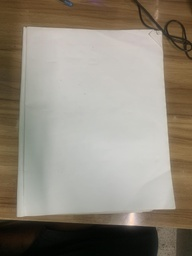
#> input picture Input/3.jpg, 192 x 256 px, shrunk from 1536 x 2048 before the run
$ python -i canny.py   (imports and definitions only)   (older library calls are emulated)
#> lines starting #> are read from the running program, lines starting #| are printed output that depends on the picture; long printed decimals are rounded
### kernal_generator.py
import numpy as np
import math
import numpy as np
import scipy.ndimage as ndimage

def generateGaussianKernel(sigmaX, sigmaY, MUL = 7, show=False):
    w = int(sigmaX * MUL) | 1
    h = int(sigmaY * MUL) | 1

    #print(w,h)

    cx = w // 2
    cy = h // 2

    kernel = np.zeros((w, h))
    c = 1 / ( 2 * 3.1416 * sigmaX * sigmaY )

    for x in range(w):
        for y in range(h):
            dx = x - cx
            dy = y - cy

            x_part = (dx*dx) / (sigmaX * sigmaX)
            y_part = (dy*dy) / (sigmaY * sigmaY)

            kernel[x][y] = c * math.exp( - 0.5 * (x_part + y_part) )

    formatted_kernel = kernel / np.min(kernel)
    formatted_kernel = formatted_kernel.astype(int)

    # if show:
    #     print("Formatted gaussian filter")
    #     print(formatted_kernel)

    return (kernel, formatted_kernel)

# [91 lines left out: functions generateMeanKernel, generateLaplacianKernel, generateLogKernel, generateSobelKernel, testKernel, not called in this run]


#testKernel()

### convolution.py
import cv2
import numpy as np
from enum import Enum

# [6 lines left out: function find_difference, not called in this run]

def normalize(image):
    copied = image.copy()
    cv2.normalize(copied,copied,0,255,cv2.NORM_MINMAX)
    return np.round(copied).astype(np.uint8)

def pad_image(image, kernel_height, kernel_width, kernel_center):
    pad_top = kernel_center[0]
    pad_bottom = kernel_height - kernel_center[0] - 1
    pad_left = kernel_center[1]
    pad_right = kernel_width - kernel_center[1] - 1

    padded_image = np.pad(image, ((pad_top, pad_bottom), (pad_left, pad_right)), mode='constant', constant_values = 0)
    return padded_image

def convolve(image, kernel, kernel_center = (-1,-1)):
    #return cv2.filter2D(image, -1, kernel)
    image = image.copy()
    kernel_height, kernel_width = len(kernel), len(kernel[0])

    # if kernel center is not defined, then it will use the center symmetric center
    if kernel_center[0] == -1:
        kernel_center = ( kernel_height // 2, kernel_width // 2 )

    # pad the input image based on kernel and center
    padded_image = pad_image(image = image,  kernel_height = kernel_height, kernel_width = kernel_width, kernel_center = kernel_center)

    # generating output with dummy zeros(0)
    output = np.zeros_like(padded_image, dtype='float32')

    # [8 lines of commented-out code are left out]
    padded_height, padded_width = padded_image.shape

    kcx = kernel_center[0]
    kcy = kernel_center[1]

    # iterating through height. For (1,1) kernel, it iterates from 1 to (h - 1)
    for x in range( kcx, padded_height - ( kernel_height - (kcx+1)) ):
        # iterate through width. For (1,1) kernel, it iterates from 1 to (w - 1)
        for y in range( kcy, padded_width - ( kernel_width - (kcy + 1)) ):
            image_start_x = x - kcx
            image_start_y = y - kcy

            sum = 0
            NX = kernel_height // 2
            NY = kernel_width // 2
            for kx in range( -NX, NX+1):
                for ky in range( -NY, NY+1 ):
            # for kx in range(0, kernel_height):
            #     for ky in range(0, kernel_width):
                    rel_pos_in_kernel_x = kx + NX # x-i
                    rel_pos_in_kernel_y = ky + NY # y-j

                    rel_pos_in_image_x = NX - kx # 2
                    rel_pos_in_image_y = NY - ky # 2

                    act_pos_in_image_x = rel_pos_in_image_x + image_start_x # 2 + 2 = 4
                    act_pos_in_image_y = rel_pos_in_image_y + image_start_y # 3 + 2 = 5

                    k_val = kernel[ rel_pos_in_kernel_x ][ rel_pos_in_kernel_y ]
                    i_val = padded_image[ act_pos_in_image_x ][ act_pos_in_image_y ]
                    # k_val = kernel[ kx ][ ky ]
                    # i_val = padded_image[ kx+image_start_x ][ ky+image_start_y ]

                    sum +=  k_val * i_val
            output[x,y] = sum

    out = output[kernel_center[0]:-kernel_height + kernel_center[0] + 1, kernel_center[1]:-kernel_width + kernel_center[1] + 1]
    return out


# image = np.array([
#     [1,2,3],
#     [4,5,6],
#     [7,8,9]
# ])

# kernel = np.array([
#     [1,2,3],
#     [4,5,6],
#     [7,8,9]
# ])

# kernel = np.array([
#     [0,0,0],
#     [0,1,0],
#     [0,0,0]
# ])

#out = convolve(image=image, kernel=kernel,kernel_center=(-1,-1))
#print(out)

### edge_detection.py
import cv2
import numpy as np
import math
from matplotlib import pyplot as plt

from convolution import normalize
from convolution import convolve
from kernal_generator import *


def get_kernel(sigma = 0.7):
    kernel,formatted_kernel = generateGaussianKernel(sigmaX=sigma, sigmaY=sigma, MUL=7)
    print("Gauss")
    print(formatted_kernel)

    h = len(kernel)

    kernel_x = np.zeros((h,h))
    kernel_y = np.zeros((h,h))

    mn1 = 100
    mn2 = 100

    cx = h//2
    for x in range(h):
        for y in range(h):

            act_x = (x-cx)
            act_y = (y-cx)

            c1 = -act_x / (sigma ** 2)
            c2 = -act_y / (sigma ** 2)

            kernel_x[x,y] = c1 * kernel[x,y]
            kernel_y[x,y] = c2 * kernel[x,y]

            if kernel_x[x,y] != 0:
                mn1 = min(abs(kernel_x[x,y]),mn1)

            if kernel_y[x,y] != 0:
                mn2 = min(abs(kernel_y[x,y]),mn2)

    dr1 = (kernel_x / mn1).astype(int)
    dr2 = (kernel_y / mn2).astype(int)

    print("x &  y")
    print(dr2)
    print(dr1)
    return (kernel_y,kernel_x)

def merge(image_horiz, image_vert):
    height, width = image_horiz.shape
    out = np.zeros_like(image_horiz, dtype='float32')

    for x in range(0, height):
        for y in range(0, width):
            dx = image_horiz[x,y]
            dy = image_vert[x,y]

            res = math.sqrt( dx**2 + dy**2 )
            out[x,y] = res

    #out = normalize(out)
    return out

def find_next_threeshold(image, t):
    total1 = 0
    total2 = 0
    c1 = 0
    c2 = 0

    h,w = image.shape
    for x in range(h):
        for y in range(w):
            px = image[x][y]
            if px > t:
                total2 += px
                c2 += 1
            else:
                total1 += px
                c1 += 1
    mu1 = total1 / c1
    mu2 = total2 / c2

    return (mu1 + mu2) / 2


def find_threeshold(image):
    total = 0
    h,w = image.shape
    for x in range(h):
        for y in range(w):
            px = image[x,y]
            total += px
    oldT = total / (h * w)

    newT = find_next_threeshold(image=image,t=oldT)
    while( abs(newT - oldT) > 0.1 ** 6 ) :
        oldT = newT
        newT = find_next_threeshold(image=image,t=oldT)
        # print(f"Old: {oldT}, New: {newT}")

    return newT

# [87 lines left out: functions make_binary, start, doc_code, not called in this run]

# start()
#test_convolve()#
#doc_code()

#kernel_x, kernel_y = get_kernel(sigma=0.7)

### three_hys.py
import cv2
import numpy as np
from scipy import ndimage
from matplotlib import pyplot as plt

from convolution import normalize, convolve
from edge_detection import find_threeshold

def perform_threshold(image, threes):
    highThreshold = threes * 0.5
    lowThreshold = highThreshold * 0.5

    M, N = image.shape
    res = np.zeros((M,N), dtype=np.int32)

    weak = np.int32(75)
    strong = np.int32(255)

    strong_i, strong_j = np.where(image >= highThreshold)
    # zeros_i, zeros_j = np.where(image < lowThreshold)
    weak_i, weak_j = np.where( np.logical_and( (image <= highThreshold), (image >= lowThreshold) ) )

    res[strong_i, strong_j] = strong
    res[weak_i, weak_j] = weak

    return (res, weak, strong)

# [4 lines left out: function plot_histogram, not called in this run]

def perform_hysteresis(image, weak, strong = 255):
    M, N = image.shape
    out = image.copy()

    for i in range(1, M-1):
        for j in range(1, N-1):
            if (image[i, j] == weak):
                if np.any( image[i-1:i+2, j-1:j+2] == strong):
                    out[i, j] = strong
                else:
                    out[i, j] = 0
    return out


# [31 lines left out: function start, not called in this run]

#start()

### canny.py
import cv2
import numpy as np
import math
from matplotlib import pyplot as plt

from convolution import normalize
from convolution import convolve
from kernal_generator import generateGaussianKernel
from three_hys import perform_threshold, perform_hysteresis

from edge_detection import get_kernel, merge, find_threeshold, make_binary

def perform_edge_detection(image, sigma = 1):
    kernel_x, kernel_y = get_kernel(sigma=sigma)

    conv_x = convolve(image=image, kernel=kernel_x)
    conv_y = convolve(image=image, kernel=kernel_y)

    kernel, _ = generateGaussianKernel(sigmaX=sigma,sigmaY=sigma,MUL=5, show=True)
    conv_x = convolve(image=conv_x,kernel=kernel)
    conv_y = convolve(image=conv_y,kernel=kernel)

    merged_image = merge(conv_x, conv_y)

    #theta = np.arctan2(conv_x, conv_y)
    theta = np.arctan2( conv_y.copy(), conv_x.copy() )

    merged_image_nor = normalize(merged_image)

    # [14 lines of commented-out code are left out]
    return merged_image, theta

def perform_non_maximum_suppression(image, theta):
    image = image.copy()

    image = image / image.max() * 255

    M, N = image.shape
    out = np.zeros((M,N), dtype=np.uint8)

    angle = theta * 180. / np.pi        # max -> 180, min -> -180

    c1 = c2 = c3 = c4 = 0
    for i in range(1,M-1):
        for j in range(1,N-1):
            q = 0
            r = 0

            ang = angle[i,j]

            if ( -22.5 <= ang < 22.5) or ( 157.5 <= ang <= 180) or (-180 <= ang <= -157.5):
                r = image[i, j-1]
                q = image[i, j+1]
                c1 += 1

            elif (  -67.5 <= ang <= -22.5 ) or ( 112.5 <= ang <= 157.5):
                r = image[i-1, j+1]
                q = image[i+1, j-1]
                c2 += 1

            elif ( 67.5 <= ang <= 112.5) or ( -112.5 <= ang <= -67.5 ):
                r = image[i-1, j]
                q = image[i+1, j]
                c3 += 1

            elif ( 22.5 <= ang < 67.5 ) or ( -167.5 <= ang <= -112.5 ):
                r = image[i+1, j+1]
                q = image[i-1, j-1]
                c4 += 1

            if (image[i,j] >= q) and (image[i,j] >= r):
                out[i,j] = image[i,j]
            else:
                out[i,j] = 0
    print(f"{c1},{c2},{c3},{c4}")
    return out

def perform_canny(image, sigma=0.5, show=True, without_sup = False):

    # Gray Scale Coversion
    #image = cv2.imread( image_path, cv2.IMREAD_GRAYSCALE)
    main_image = image.copy()

    # Perform Gaussian Blurr
    kernel, _ = generateGaussianKernel(sigmaX=sigma,sigmaY=sigma,MUL=7)
    image = convolve(image=image, kernel=kernel)

    # if show:
    #     cv2.imshow("Blurred Input Image", normalize(image))
    #     cv2.waitKey(0)

    # Gradient Calculation
    image_sobel, theta = perform_edge_detection(image,sigma=1)

    # Non Maximum Suppression
    suppressed = image_sobel
    if not without_sup:
        suppressed = perform_non_maximum_suppression(image=image_sobel,theta=theta)

    # Threesholding and hysteresis
    threes = find_threeshold(image=suppressed)
    print(f"Threeshold: ${threes}")

    threes_image, weak, strong = perform_threshold(image=suppressed,threes=threes)
    final_output = perform_hysteresis( image=threes_image, weak=weak, strong=strong )


    return normalize(final_output)

    cv2.imshow("Before Suppression", normalize(image_sobel) )
    cv2.imshow("Non maximum suppression", normalize(suppressed) )
    cv2.imshow("Threesholded", normalize(threes_image) )
    cv2.imshow("Input", main_image)
    cv2.imshow("Final", normalize(final_output))


    cv2.imwrite('D:\\Documents\\COURSES\\4.1\\Labs\\Image\\ImageCodes\\ClassWork_2\\images\\suppressed.jpg',suppressed)
    cv2.waitKey(0)

    cv2.destroyAllWindows()


def choose_option(list, message = "Select an option", error_message="Invalid index. Restarting..\n"):
    for i in range( len(list) ):
        print(f"{i}. {list[i]}", end=" | ")
    print()

    print(message, end='')
    index = int(input())

    if( index >= len(list) ):
        if error_message != None:
            print(error_message)
        return -1

    val = list[index]
    print(f"`{val}` is selected <-----------------------\n")
    return index


def start():
    main_options = ['start', 'exit']
    image_names = ['cat.jpg', 'girl_with_board.png', 'lena.jpg', 'lines.jpg', 'shape.jpg']

    while( True ):
        index = choose_option(main_options, "Enter 0 to continue: ", error_message="Stopped")
        if index != 0:
            break

        index = choose_option(image_names, message="Select an image: ")
        if index == -1:
            continue
        image_name = image_names[index]
        image_path = '.\images\\'+image_name

        print("Enter the value of sigma: ", end=' ')
        sigma = float( input() )
        image = cv2.imread(image_path,0)
        perform_canny(image=image, sigma=sigma)
        print("Completed")

# start()

>>> import cv2
>>> picture = cv2.imread('Input/3.jpg', cv2.IMREAD_GRAYSCALE)
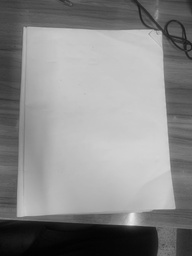
#> picture: shape (256, 192); min 1, max 232, mean 137.1
>>> result = perform_canny(picture)
#> call 3 of convolve, with kernel = array of shape (7, 7), kernel_center = (-1, -1)
#> after the loop in convolve (call 3), `for x in range( kcx, padded_height - ( kernel_height - (kcx+1)) ):`:
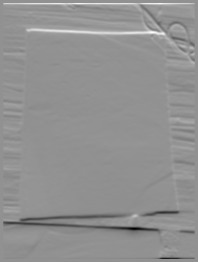
#> output: shape (262, 198) float32; min -52.39, max 39.13, mean -0.1; drawn with min black and max white
#> call 4 of convolve, with kernel = array of shape (5, 5), kernel_center = (-1, -1)
#> after the loop in convolve (call 4), `for x in range( kcx, padded_height - ( kernel_height - (kcx+1)) ):`:
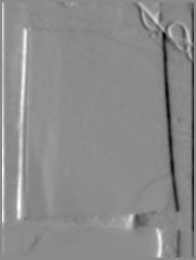
#> output: shape (260, 196) float32; min -28.12, max 23.49, mean 0; drawn with min black and max white
#> in perform_edge_detection, `theta = np.arctan2( conv_y.copy(), conv_x.copy() )`:
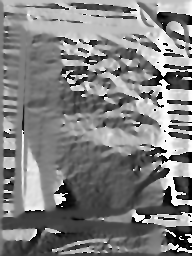
#> theta: shape (256, 192) float32; min -3.14, max 3.14, mean 0.0192; drawn with min black and max white
#> after the loop in perform_non_maximum_suppression, `for i in range(1,M-1):`:
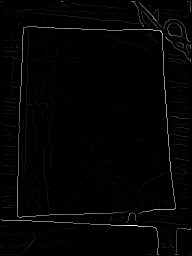
#> out: shape (256, 192); min 0, max 255, mean 3.7
#> after the loop in perform_non_maximum_suppression, `for i in range(1,M-1):`: c1 = 13685; c2 = 11264; c3 = 16946; c4 = 6365
#| 13685,11264,16946,6365
#> after the loop in find_threeshold, `for x in range(h):`: total = 180185
#> in find_threeshold, `oldT = total / (h * w)`: oldT = 3.67
#> after the loop in find_next_threeshold, `for x in range(h):`: c1 = 43904; c2 = 5248; total1 = 5071; total2 = 175114
#> in find_next_threeshold, `mu1 = total1 / c1`: mu1 = 0.116
#> in find_next_threeshold, `mu2 = total2 / c2`: mu2 = 33.37
#> in find_threeshold, `newT = find_next_threeshold(image=image,t=oldT)`: newT = 16.74
#> the loop in find_threeshold, `while( abs(newT - oldT) > 0.1 ** 6 ) :` made 6 passes
#> (oldT, mu1 in find_next_threeshold, mu2 in find_next_threeshold, newT) on passes 1 to 6: (16.74, 0.634, 71.49, 36.06), (36.06, 1, 103.2, 52.1), (52.1, 1.15, 111.7, 56.43), (56.43, 1.18, 113.5, 57.32), (57.32, 1.19, 114, 57.59), (57.59, 1.19, 114, 57.59)
#> in perform_canny, `threes = find_threeshold(image=suppressed)`: threes = 57.59
#| Threeshold: $57.586
#> in perform_threshold, `highThreshold = threes * 0.5`: highThreshold = 28.79
#> in perform_threshold, `lowThreshold = highThreshold * 0.5`: lowThreshold = 14.4
#> in perform_threshold, `strong_i, strong_j = np.where(image >= highThreshold)`: strong_i = 1367 values from 1 to 254; strong_j = 1367 values, max 190 at index 11, min 1 at index 0, mean 118.4
#> in perform_threshold, `weak_i, weak_j = np.where( np.logical_and( (image <= highThreshold), (..`: weak_i = 947 values from 3 to 254; weak_j = 947 values, max 188 at index 180, min 1 at index 864, mean 85.99
#> in perform_canny, `threes_image, weak, strong = perform_threshold(image=suppressed,threes..`:
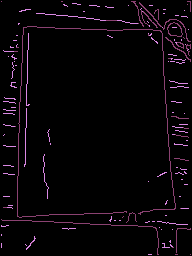
#> threes_image: shape (256, 192) int32; 3 distinct labels, from 0 to 255; one colour per label, 0 black
#> in perform_canny, `threes_image, weak, strong = perform_threshold(image=suppressed,threes..`: weak = 75; strong = 255
#> after the loop in perform_hysteresis, `for i in range(1, M-1):`:
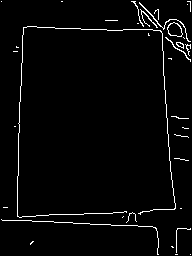
#> out: shape (256, 192) int32; 2.8% white in thin lines or dots
#> in normalize (call 2), `return np.round(copied).astype(np.uint8)`: returned value: shape (256, 192); 2.8% white in thin lines or dots

$ run again, on Input/5.jpg
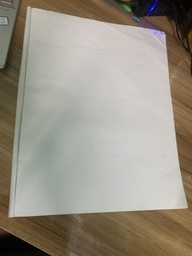
#> input picture Input/5.jpg, 192 x 256 px, shrunk from 1536 x 2048 before the run
#> padded_image: shape (262, 198) float32
#> padded_image: shape (260, 196) float32
#> after the loop in convolve (call 5), `for x in range( kcx, padded_height - ( kernel_height - (kcx+1)) ):`:
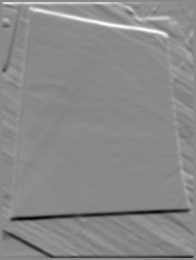
#> output: shape (260, 196) float32; min -32.38, max 27.67, mean 0; drawn with min black and max white
#> after the loop in perform_non_maximum_suppression, `for i in range(1,M-1):`: c1 = 16158; c2 = 14588; c3 = 10944; c4 = 6570
#| 16158,14588,10944,6570
#> after the loop in find_threeshold, `for x in range(h):`: total = 265496
#> in find_threeshold, `oldT = total / (h * w)`: oldT = 5.4
#> after the loop in find_next_threeshold, `for x in range(h):`: c1 = 42913; c2 = 6239; total1 = 9566; total2 = 255930
#> mu1 = 0.223
#> mu2 = 41.02
#> in find_threeshold, `newT = find_next_threeshold(image=image,t=oldT)`: newT = 20.62
#> the loop in find_threeshold, `while( abs(newT - oldT) > 0.1 ** 6 ) :` made 6 passes
#> (oldT, mu1 in find_next_threeshold, mu2 in find_next_threeshold, newT) on passes 1 to 6: (20.62, 1.07, 88.01, 44.54), (44.54, 1.78, 145.3, 73.55), (73.55, 2.07, 169.6, 85.86), (85.86, 2.14, 173.5, 87.81), (87.81, 2.14, 173.6, 87.86), (87.86, 2.14, 173.6, 87.86)
#> threes = 87.86
#| Threeshold: $87.860
#> highThreshold = 43.93
#> lowThreshold = 21.96
#> strong_i = 1257 values from 1 to 254; strong_j = 1257 values, max 190 at index 382, min 1 at index 0, mean 89.67
#> weak_i = 1079 values from 1 to 253; weak_j = 1079 values, max 190 at index 145, min 3 at index 44, mean 102.2
#> threes_image: shape (256, 192) int32; 3 distinct labels, from 0 to 255
#> weak = 75; strong = 255
#> after the loop in perform_hysteresis, `for i in range(1, M-1):`:
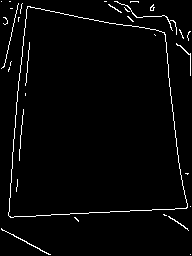
#> out: shape (256, 192) int32; 2.7% white in thin lines or dots

$ run again, on Input/7.jpg
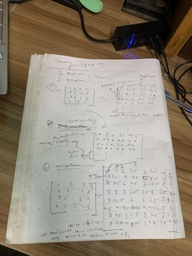
#> input picture Input/7.jpg, 192 x 256 px, shrunk from 1536 x 2048 before the run
#> padded_image: shape (262, 198) float32
#> padded_image: shape (260, 196) float32
#> after the loop in perform_non_maximum_suppression, `for i in range(1,M-1):`: c1 = 13272; c2 = 11351; c3 = 15086; c4 = 8551
#| 13272,11351,15086,8551
#> after the loop in find_threeshold, `for x in range(h):`: total = 376792
#> in find_threeshold, `oldT = total / (h * w)`: oldT = 7.67
#> after the loop in find_next_threeshold, `for x in range(h):`: c1 = 39774; c2 = 9378; total1 = 7019; total2 = 369773
#> mu1 = 0.176
#> mu2 = 39.43
#> in find_threeshold, `newT = find_next_threeshold(image=image,t=oldT)`: newT = 19.8
#> the loop in find_threeshold, `while( abs(newT - oldT) > 0.1 ** 6 ) :` made 8 passes
#> (oldT, mu1 in find_next_threeshold, mu2 in find_next_threeshold, newT) on passes 1 to 8: (19.8, 1.4, 57.14, 29.27), (29.27, 2.65, 86.41, 44.53), (44.53, 3.39, 115.9, 59.66), (59.66, 3.66, 127.1, 65.38), (65.38, 3.77, 130.9, 67.32), (67.32, 3.82, 132.4, 68.1), (68.1, 3.84, 133.2, 68.54), (68.54, 3.84, 133.2, 68.54)
#> threes = 68.54
#| Threeshold: $68.538
#> highThreshold = 34.27
#> lowThreshold = 17.13
#> strong_i = 2381 values from 1 to 254; strong_j = 2381 values, max 190 at index 156, min 1 at index 0, mean 106.1
#> weak_i = 3870 values from 1 to 254; weak_j = 3870 values, max 190 at index 5, min 1 at index 3868, mean 97.79
#> in perform_canny, `threes_image, weak, strong = perform_threshold(image=suppressed,threes..`:
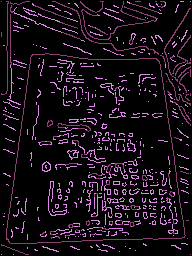
#> threes_image: shape (256, 192) int32; 3 distinct labels, from 0 to 255; one colour per label, 0 black
#> weak = 75; strong = 255
#> after the loop in perform_hysteresis, `for i in range(1, M-1):`:
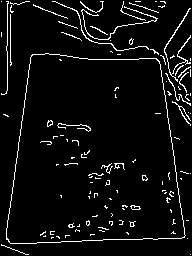
#> out: shape (256, 192) int32; 5.4% white in thin lines or dots
